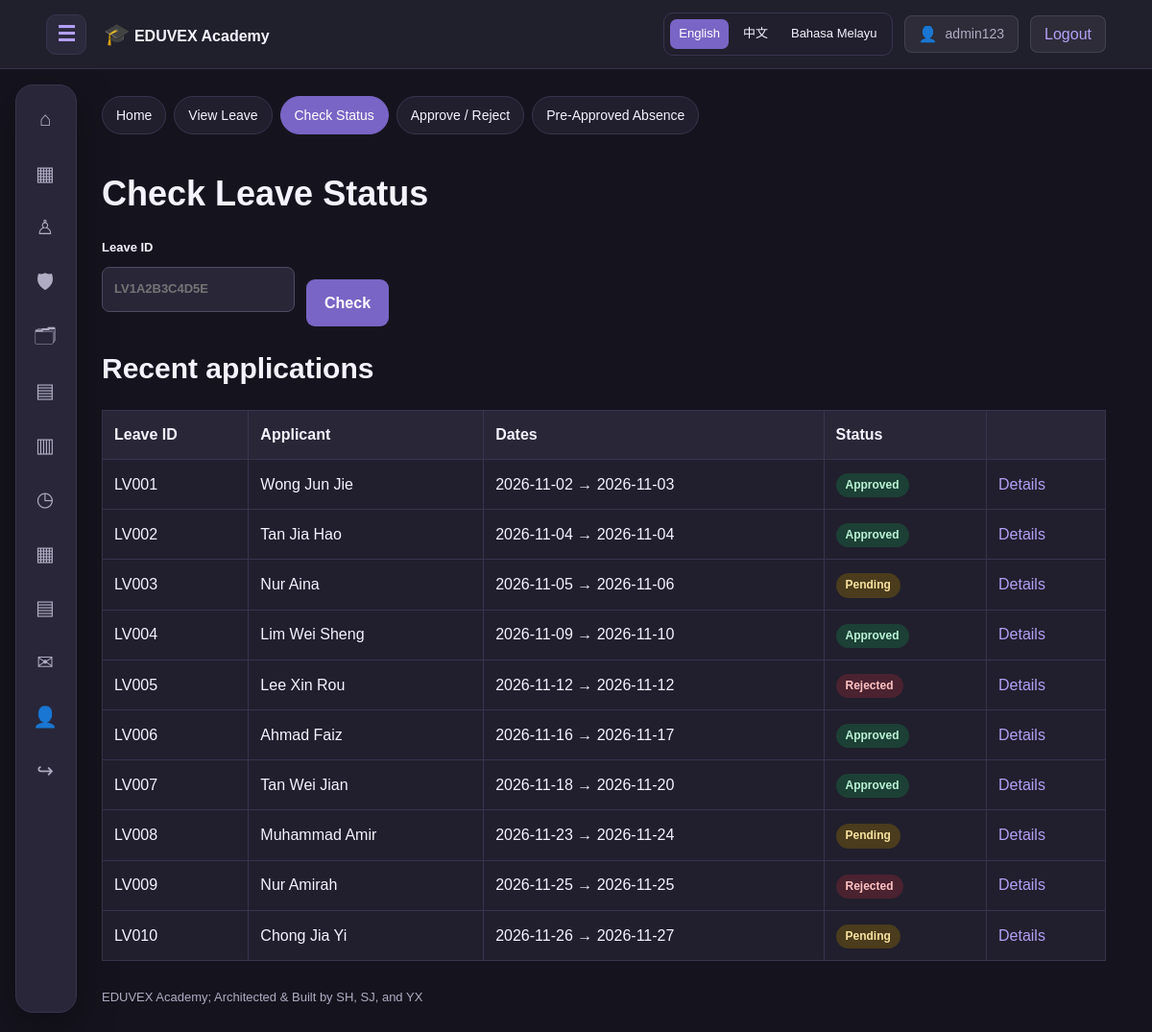
Page /leave/leave_status.php (signed in) on the earlier database version.
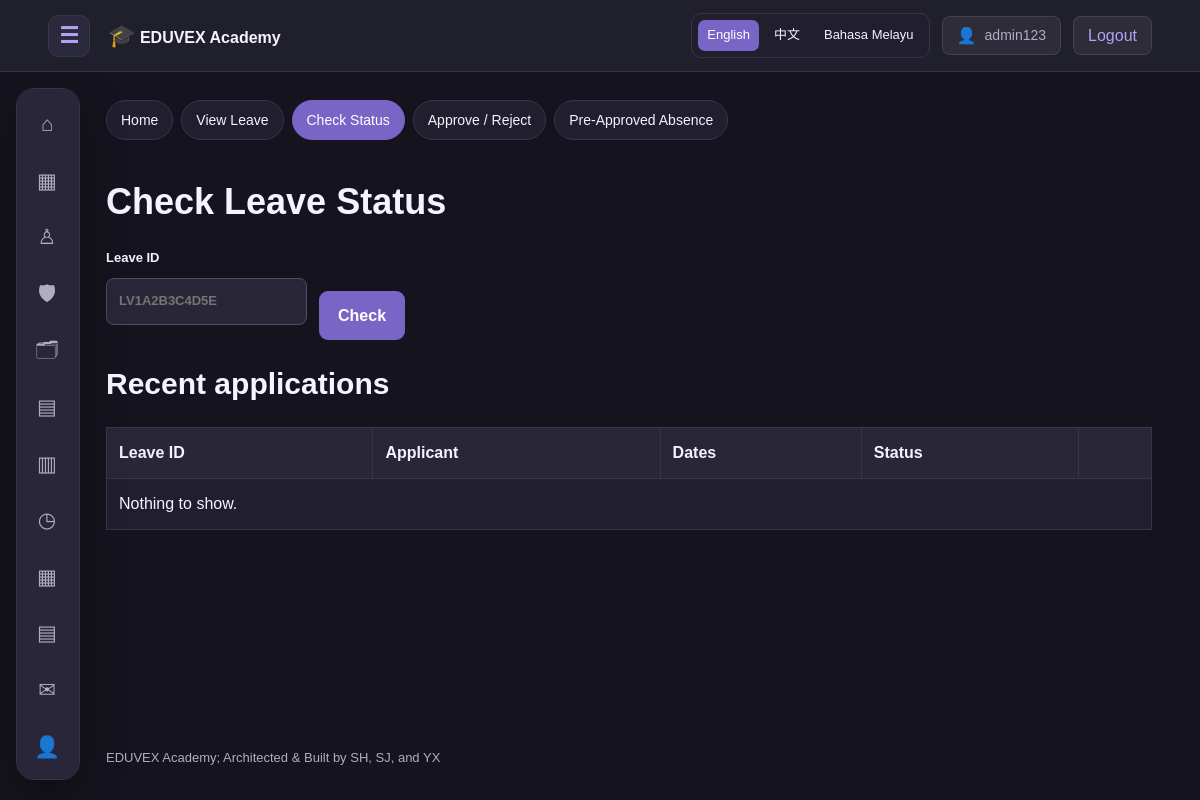
Same page on the later database version.
### tables this page shows
CREATE TABLE IF NOT EXISTS leave_applications (
    leave_id VARCHAR(12) PRIMARY KEY,
    applicant_id VARCHAR(12) NOT NULL,
    applicant_type ENUM('Student','Staff') NOT NULL,
    leave_type VARCHAR(80),
    start_date DATE NOT NULL,
    end_date DATE NOT NULL,
    reason TEXT,

    status ENUM(
        'Pending',
        'Approved',
        'Rejected'
    ) NOT NULL DEFAULT 'Pending',

    approved_by_id VARCHAR(12),
    attachment_path VARCHAR(255),
    created_at TIMESTAMP DEFAULT CURRENT_TIMESTAMP,

    INDEX idx_leave_applicant (
        applicant_id,
        applicant_type
    )
);

### includes/functions.php (called while the page is built, shortened)
<?php
function h(mixed $value): string {
    return htmlspecialchars(
        (string)($value ?? ''),
        ENT_QUOTES | ENT_SUBSTITUTE,
        'UTF-8'
    );
}
function url(string $path = ''): string {
    return BASE_URL . '/' . ltrim($path, '/');
}
function me(): array {
    return [
        'id' => $_SESSION['user_id'] ?? null,
        'username' => $_SESSION['username'] ?? '',
        'role' => $_SESSION['role'] ?? ''
    ];
}

### includes/lang.php (called while the page is built, shortened)
<?php
require_once __DIR__ . '/functions.php';
function lang_current(): string
{
    $code = (string) ($_SESSION['lang'] ?? 'en');
    return isset(LANG_NAMES[$code]) ? $code : 'en';
}
function lang_strings(): array
{
    static $strings = null;
    if ($strings === null) {
        $file = __DIR__ . '/../language/en.php';
        $data = is_file($file) ? require $file : [];
        $strings = is_array($data) ? $data : [];
    }
    return $strings;
}
function t(string $key, array $vars = []): string
{
    $text = lang_strings()[$key] ?? $key;
    return $text;
}

### includes/attendance_module.php (called while the page is built, shortened)
<?php
function am_role(): string
{
    return (string) (me()['role'] ?? '');
}
function am_is_staff(): bool
{
    return am_role() === 'staff';
}
function am_is_student(): bool
{
    return am_role() === 'student';
}
    ?>

### leave/leave_status.php (the view, shortened to what the changed rows need)
<?php
require_once __DIR__ . '/../includes/leave_module.php';
$lookup = trim((string) ($_GET['id'] ?? ''));
$leave = $lookup !== '' ? lv_find($pdo, $lookup) : null;
$recent = [];
if ($lookup === '') {
    $recent = lv_list($pdo, [], 10);
}
require __DIR__ . '/../includes/header.php';
lv_nav('status');
?>
<h1><?= h(t('lv.status.title')) ?></h1>
<?php if ($lookup !== '' && $leave === null): ?>
    <p class="am-error"><?= h(t('lv.status.not_found')) ?></p>
<?php else: ?>
    <h2><?= h(t('lv.status.recent')) ?></h2>
    <div class="table-wrap">
    <table>
        <thead>
            <tr><th><?= h(t('lv.col.id')) ?></th><th><?= h(t('lv.col.applicant')) ?></th>
                <th><?= h(t('lv.col.dates')) ?></th><th><?= h(t('lv.col.status')) ?></th><th></th></tr>
        </thead>
        <tbody>
        <?php if (!$recent): ?>
            <tr><td colspan="5"><?= h(t('lv.none')) ?></td></tr>
        <?php endif; ?>
        <?php foreach ($recent as $l): ?>
            <tr>
                <td><?= h($l['leave_id']) ?></td>
                <td><?= h($l['applicant_name'] ?? $l['applicant_id']) ?></td>
                <td><?= h($l['start_date']) ?> &rarr; <?= h($l['end_date']) ?></td>
                <td><?= lv_badge($l['status']) ?></td>
                <td><a href="?id=<?= h(urlencode($l['leave_id'])) ?>"><?= h(t('lv.btn.details')) ?></a></td>
            </tr>
        <?php endforeach; ?>
        </tbody>
    </table>
    </div>
<?php endif; ?>
<?php require __DIR__ . '/../includes/footer.php'; ?>

### includes/floating_nav.php (shortened to what the changed rows need)
<?php
require_once __DIR__ . '/functions.php';
$role = logged_in() ? (string) me()['role'] : '';
$dashboard = match ($role) {
    'admin'   => 'admin/dashboard.php',
    'staff'   => 'tutor/dashboard.php',
    'student' => 'student/dashboard.php',
    default   => 'auth/login.php'
};
$items = [
    ['Home', 'index.php', '⌂'],
    ['Dashboard', $dashboard, '▦']
];
if ($role === 'admin' || $role === 'staff') {
    $items[] = [
        'Students',
        'student_management/index.php',
        '♙'
    ];
    if ($role === 'admin') {
        $items[] = [
            'Admin Management',
            'admin_management/index.php',
            '🛡'
        ];
        $items[] = [
            'Tutor Management',
            'tutor_management/index.php',
            '🗂'
        ];
    }
    $items[] = [
        'Classes',
        'class_management/index.php',
        '▤'
    ];
    $items[] = [
        'Subjects',
        'class_management/subjects.php',
        '▥'
    ];
    $items[] = [
        'Timetable',
        'class_management/timetable.php',
        '◷'
    ];
}
if ($role === 'admin') {
    $items[] = [
        'Attendance Overview',
        'admin/attendance.php',
        '▦'
    ];
        $items[] = [
        'Attendance Records',
        'attendance/index.php',
        '▤'
    ];
}
if ($role === 'admin' || $role === 'staff' || $role === 'student') {
    $items[] = [
        'Leave',
        'leave/index.php',
        '✉'
    ];
}
if ($role === 'admin') {
    $items[] = ['My Profile', 'admin/profile.php', '👤'];
} elseif ($role === 'staff') {
    $items[] = ['My Profile', 'tutor/profile.php', '👤'];
} elseif ($role === 'student') {
    $items[] = ['My Profile', 'student_management/view_student.php?id=' . urlencode(me()['student_id'] ?? ''), '👤'];
}
$items[] = [
    $role ? 'Logout' : 'Sign In',
    $role ? 'auth/logout.php' : 'auth/login.php',
    $role ? '↪' : '→'
];
$currentPath = parse_url(
    $_SERVER['REQUEST_URI'] ?? '',
    PHP_URL_PATH
) ?: '';
?>
<aside
    class="floating-nav"
    id="floating-navigation"
    aria-label="Main navigation"
    data-floating-nav>
    <nav class="floating-nav-links">
        <?php foreach ($items as [$label, $path, $symbol]): ?>
            <?php
            $targetPath = parse_url(
                url($path),
                PHP_URL_PATH
            ) ?: '';
            $isActive = (
                $currentPath === $targetPath
                && !in_array(
                    $label,
                    [
                        'Logout',
                        'Sign In',
                        'Features',
                        'About'
                    ],
                    true
                )
            );
            ?>
            <a
                class="float-link<?= $isActive ? ' active' : '' ?>"
                href="<?= h(url($path)) ?>"
                title="<?= h($label) ?>"
                <?= $isActive ? 'aria-current="page"' : '' ?>>
                <span
                    class="float-icon"
                    aria-hidden="true">
                    <?= h($symbol) ?>
                </span>
            </a>
        <?php endforeach; ?>
    </nav>
</aside>

### includes/leave_module.php (shortened to what the changed rows need)
<?php
require_once __DIR__ . '/attendance_module.php';
require_once __DIR__ . '/lang.php';
function lv_status_label(string $status): string
{
    return t('lv.status.' . strtolower($status));
}
function lv_badge(string $status): string
{
    return '<span class="am-badge lv-' . h(strtolower($status)) . '">'
        . h(lv_status_label($status)) . '</span>';
}
function lv_is_reviewer(): bool
{
    return am_is_admin() || am_is_staff();
}
function lv_where(PDO $pdo, array $f): array
{
    $where = [];
    $params = [];
    return [$where ? implode(' AND ', $where) : '1 = 1', $params];
}
function lv_list(PDO $pdo, array $f, int $limit = 0, int $offset = 0): array
{
    [$where, $params] = lv_where($pdo, $f);
    $sql = 'SELECT ' . LV_COLUMNS . LV_FROM
        . " WHERE $where
            ORDER BY l.created_at DESC, l.leave_id";
    if ($limit > 0) {
        $sql .= ' LIMIT ' . (int) $limit . ' OFFSET ' . (int) $offset;
    }
    $stmt = $pdo->prepare($sql);
    $stmt->execute($params);
    return $stmt->fetchAll();
}
function lv_nav(string $active = ''): void
{
    $links = [
        'index'  => ['index.php', 'lv.nav.home'],
        'view'   => ['view_leave.php', 'lv.nav.view'],
        'status' => ['leave_status.php', 'lv.nav.status'],
    ];
    if (lv_is_reviewer()) {
        $links['approve'] = ['approve_leave.php', 'lv.nav.approve'];
        $links['absence'] = ['approved_absence.php', 'lv.nav.absence'];
    }
    echo '<link rel="stylesheet" href="'
        . h(url('assets/css/attendance_module.css')) . '">';
    echo '<link rel="stylesheet" href="'
        . h(url('assets/css/leave_module.css')) . '">';
    echo '<div class="lv-bar">';
    echo '<nav class="am-nav" aria-label="' . h(t('lv.title')) . '">';
    foreach ($links as $key => [$file, $label]) {
        echo '<a href="' . h(url('leave/' . $file)) . '"'
            . ($key === $active ? ' class="active"' : '') . '>'
            . h(t($label)) . '</a>';
    }
    echo '</nav>';
    echo '</div>';
}

### includes/site_language.php (shortened to what the changed rows need)
<?php
require_once __DIR__ . '/lang.php';
function site_language_widget(): string
{
    $current = lang_current();
    $target = SITE_TRANSLATE_CODES[$current] ?? '';
    $html = '<style>
        .site-lang { position: fixed; right: 14px; top: 12px; z-index: 9999;
            display: flex; gap: 6px; padding: 6px; border-radius: 10px;
            background: var(--surface, #1b1f2a);
            border: 1px solid var(--line, #3a4052); }
        .site-lang a { padding: 5px 9px; border-radius: 7px; font-size: 13px;
            color: var(--text, #ffffff); text-decoration: none; }
        .site-lang a.active { background: var(--accent-dark, #2563eb); color: #ffffff; }
                .site-lang.in-header { position: static; }
        #google_translate_element, iframe.skiptranslate,
        .goog-te-banner-frame { display: none !important; }
        body { top: 0 !important; }
    </style>';
    $html .= '<div class="site-lang notranslate" translate="no" aria-label="Language">';
    foreach (LANG_NAMES as $code => $name) {
        $query = $_GET;
        $query['lang'] = $code;
        $html .= '<a href="?' . h(http_build_query($query)) . '"'
            . ($code === $current ? ' class="active" aria-current="true"' : '')
            . '>' . h($name) . '</a>';
    }
    $html .= '</div><div id="google_translate_element"></div>';
    $html .= '<script>
(function () {
    var box = document.querySelector(".header-actions");
    var bar = document.querySelector(".site-lang");
    if (box && bar) {                   // sit inside the navbar, before Profile
        box.insertBefore(bar, box.firstChild);
        bar.classList.add("in-header");
    }
    var target = ' . json_encode($target) . ';
    var expire = "; expires=Thu, 01 Jan 1970 00:00:00 GMT; path=/";
    if (!target) {                      // English: no translation
        document.cookie = "googtrans=" + expire;
        return;
    }
    document.cookie = "googtrans=/en/" + target + "; path=/";
    window.googleTranslateElementInit = function () {
        new google.translate.TranslateElement({
            pageLanguage: "en",
            includedLanguages: "en,zh-CN,ms",
            autoDisplay: false
        }, "google_translate_element");
    };
    var s = document.createElement("script");
    s.src = "https://translate.google.com/translate_a/element.js?cb=googleTranslateElementInit";
    document.body.appendChild(s);
})();
</script>';
    return $html;
}

Differences in the rows shown:
removed leave_applications: leave_id "LV001", applicant_name "Wong Jun Jie", start_date "2026-11-02", end_date "2026-11-03", status "Approved"
removed leave_applications: leave_id "LV002", applicant_name "Tan Jia Hao", start_date "2026-11-04", end_date "2026-11-04", status "Approved"
removed leave_applications: leave_id "LV003", applicant_name "Nur Aina", start_date "2026-11-05", end_date "2026-11-06", status "Pending"
removed leave_applications: leave_id "LV004", applicant_name "Lim Wei Sheng", start_date "2026-11-09", end_date "2026-11-10", status "Approved"
removed leave_applications: leave_id "LV005", applicant_name "Lee Xin Rou", start_date "2026-11-12", end_date "2026-11-12", status "Rejected"
removed leave_applications: leave_id "LV006", applicant_name "Ahmad Faiz", start_date "2026-11-16", end_date "2026-11-17", status "Approved"
removed leave_applications: leave_id "LV007", applicant_name "Tan Wei Jian", start_date "2026-11-18", end_date "2026-11-20", status "Approved"
removed leave_applications: leave_id "LV008", applicant_name "Muhammad Amir", start_date "2026-11-23", end_date "2026-11-24", status "Pending"
removed leave_applications: leave_id "LV009", applicant_name "Nur Amirah", start_date "2026-11-25", end_date "2026-11-25", status "Rejected"
removed leave_applications: leave_id "LV010", applicant_name "Chong Jia Yi", start_date "2026-11-26", end_date "2026-11-27", status "Pending"
Other differences:
t('lv.none'): (not shown) → "Nothing to show."
